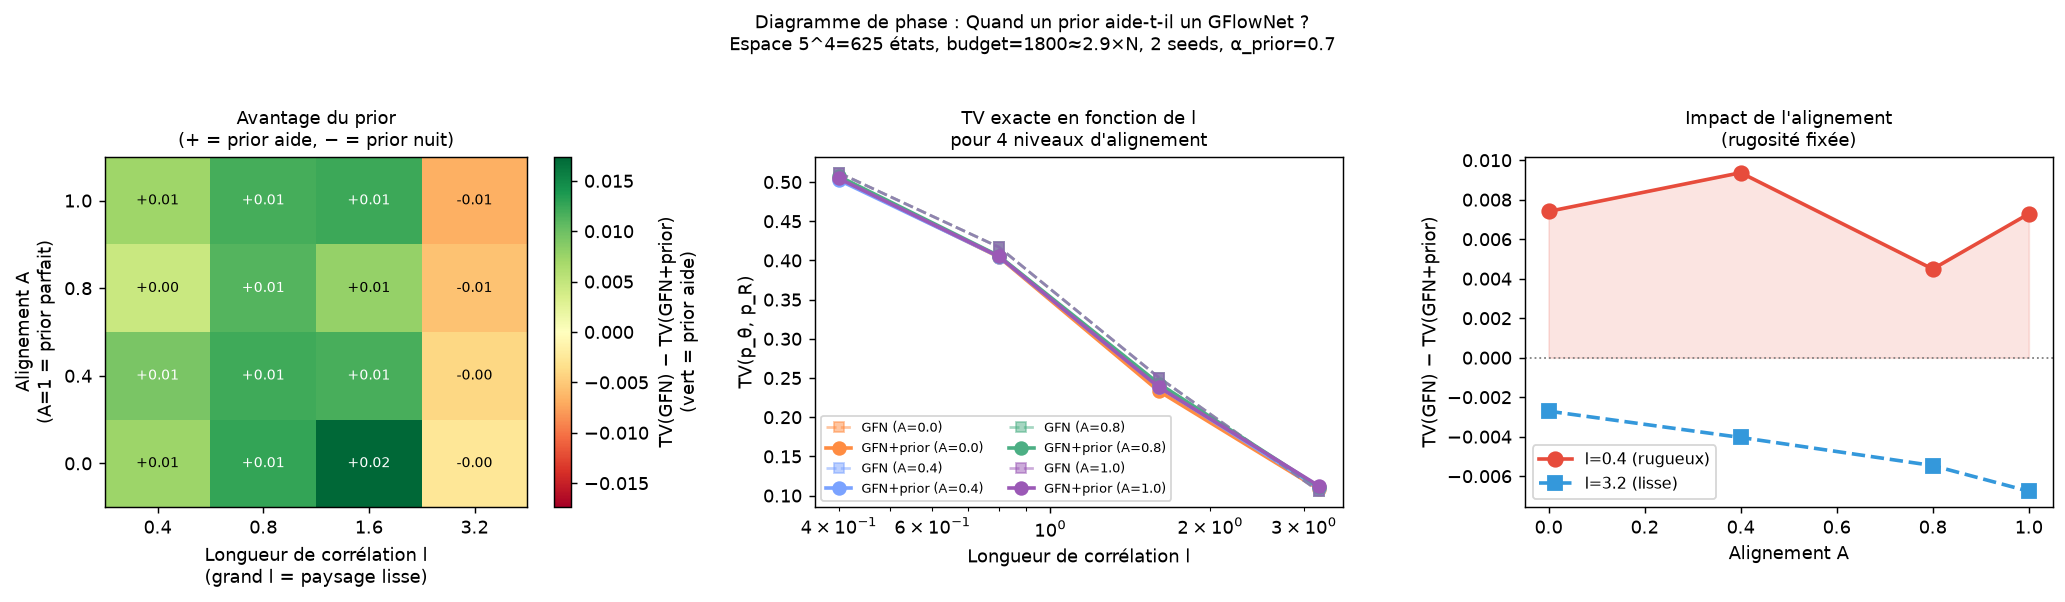

Recreate this plot in Python.
"""
phase2d.py — Diagramme de phase 2D : structure × alignement du prior.

Question : quand un prior structuré aide-t-il un GFlowNet ?
  - axe X : longueur de corrélation l (rugosité du paysage)
  - axe Y : alignement A (corrélation entre prior et récompense)

Avantage = TV(GFN sans prior) - TV(GFN avec prior)
  > 0 : le prior aide
  < 0 : le prior nuit

3 agents comparés :
  U  — Uniforme  (référence absolue)
  G0 — GFN sans prior (α=0 dans la loss)
  Gp — GFN avec prior (α=2.0 : prior amplifié dans le sampling initial)

Espace : {0..4}^4 = 625 états (énumérable)
Budget  : 1800 échantillons ≈ 2.9×N
"""
import numpy as np, torch, torch.nn as nn, itertools

D, K = 4, 5                                   # grille 5^4 = 625 états
STATES  = list(itertools.product(range(K), repeat=D))
COORDS  = np.array(STATES, dtype=float)
N       = len(STATES)                         # 625
IDX     = {s: i for i, s in enumerate(STATES)}

BUDGET   = 1800
BATCH    = 40
L_SCALES = [0.4, 0.8, 1.6, 3.2]
A_LEVELS = [0.0, 0.4, 0.8, 1.0]
SEEDS    = [0, 1]

# ── GP-RBF ────────────────────────────────────────────────────────────────────
def gp_sample(length_scale, seed):
    """Tirage d'un champ GP-RBF → vecteur sur les N états."""
    rng = np.random.default_rng(seed)
    sq  = ((COORDS[:, None, :] - COORDS[None, :, :]) ** 2).sum(-1)
    Cov = np.exp(-sq / (2 * length_scale ** 2)) + 1e-4 * np.eye(N)
    L   = np.linalg.cholesky(Cov)
    return L @ rng.standard_normal(N)

def make_reward(g):
    R = np.exp(1.5 * (g - g.mean()) / (g.std() + 1e-9))
    return R / R.sum()

def make_aligned_prior(g_reward, g_noise, A):
    """
    Mélange entre g_reward (aligné) et g_noise (orthogonal).
    A=1 → prior parfait ; A=0 → prior aléatoire non corrélé.
    """
    # orthogonaliser g_noise par rapport à g_reward
    g_r   = g_reward - g_reward.mean()
    g_n   = g_noise  - g_noise.mean()
    g_n  -= (g_n @ g_r / (g_r @ g_r + 1e-9)) * g_r     # résidu orthogonal
    g_n  /= (np.linalg.norm(g_n) + 1e-9)
    g_r  /= (np.linalg.norm(g_r) + 1e-9)

    g_prior = A * g_r + (1 - A) * g_n
    return g_prior / (np.linalg.norm(g_prior) + 1e-9)

# ── Architecture GFN ──────────────────────────────────────────────────────────
def enc(partial):
    v = np.zeros(D + D * K, dtype=np.float32)
    v[len(partial)] = 1.0
    for i, c in enumerate(partial):
        v[D + i * K + c] = 1.0
    return v

class Net(nn.Module):
    def __init__(self, h=128):
        super().__init__()
        self.body = nn.Sequential(nn.Linear(D + D * K, h), nn.ReLU(),
                                  nn.Linear(h, h), nn.ReLU(), nn.Linear(h, K))
        self.log_Z = nn.Parameter(torch.zeros(()))
    def forward(self, x):
        return self.body(x)

def logprobs(net, partials):
    return torch.log_softmax(
        net(torch.tensor(np.stack([enc(p) for p in partials]))), -1)

# ── prior_values : score du prior pour chaque état complet ───────────────────
def prior_values(g_prior_norm):
    """
    Transforme g_prior_norm (vecteur N) en prior de politique P_prior(x) :
    on calcule log P_prior(x) = log R_prior(x) / Z_prior où
    R_prior = exp(g_prior_norm * scale) (même normalisation que make_reward).
    Retourne un vecteur numpy de log-probabilités (sum = log 1).
    """
    scale = 1.5
    lv = scale * g_prior_norm
    lv -= np.max(lv)          # stabilité numérique
    lv -= np.log(np.exp(lv).sum())
    return lv                  # log P_prior(x) pour chaque état

# ── Sampling avec/sans prior ──────────────────────────────────────────────────
def sample(net, B, eps, log_prior_state=None, alpha_prior=0.0):
    """
    alpha_prior > 0 : lors de l'exploration epsilon, on tire selon un mélange
    politique × prior (soft guidance) pour orienter l'exploration.
    """
    partials = [[] for _ in range(B)]
    lpf      = torch.zeros(B)
    for t in range(D):
        lp = logprobs(net, partials)

        if np.random.rand() < eps:
            if log_prior_state is not None and alpha_prior > 0:
                # Calculer des poids du prior marginalisé au pas t
                prior_weights = np.zeros((B, K), dtype=np.float32)
                for b in range(B):
                    pref = partials[b]
                    for k in range(K):
                        # somme sur toutes les extensions de pref+[k]
                        total = 0.0
                        for s in STATES:
                            if s[:len(pref)+1] == tuple(pref + [k]):
                                total += np.exp(log_prior_state[IDX[s]])
                        prior_weights[b, k] = total + 1e-9
                    prior_weights[b] /= prior_weights[b].sum()
                # mélange : (1-α)*uniforme + α*prior
                uni = np.full((B, K), 1.0 / K, dtype=np.float32)
                mix = (1 - alpha_prior) * uni + alpha_prior * prior_weights
                mix = np.clip(mix, 1e-9, None)
                mix /= mix.sum(axis=1, keepdims=True)
                mix_t = torch.tensor(mix)
                a = torch.multinomial(mix_t, 1).squeeze(1)
            else:
                a = torch.randint(0, K, (B,))
        else:
            a = torch.multinomial(lp.exp(), 1).squeeze(1)

        lpf = lpf + lp.gather(1, a[:, None]).squeeze(1)
        for b in range(B):
            partials[b].append(int(a[b]))

    return partials, lpf

# ── Distribution exacte ───────────────────────────────────────────────────────
def exact_policy_dist(net):
    logp = torch.zeros(N)
    with torch.no_grad():
        for t in range(D):
            prefixes = [list(s[:t]) for s in STATES]
            lp  = logprobs(net, prefixes)
            nxt = torch.tensor([s[t] for s in STATES])
            logp = logp + lp.gather(1, nxt[:, None]).squeeze(1)
    p = logp.exp().numpy()
    return p / p.sum()

# ── Entraînement ─────────────────────────────────────────────────────────────
def train_eval(pR, log_prior_state, alpha_prior, train_seed):
    torch.manual_seed(train_seed); np.random.seed(train_seed)
    net = Net(); opt = torch.optim.Adam(net.parameters(), lr=5e-3)
    pR_lookup = {s: pR[i] for i, s in enumerate(STATES)}
    used = 0
    while used < BUDGET:
        eps = max(0.05, 0.4 * (1 - used / (BUDGET * 0.6)))
        seqs, lpf = sample(net, BATCH, eps,
                           log_prior_state=log_prior_state,
                           alpha_prior=alpha_prior)
        R    = torch.tensor([pR_lookup[tuple(s)] for s in seqs], dtype=torch.float32)
        loss = ((net.log_Z + lpf - torch.log(R + 1e-12)) ** 2).mean()
        opt.zero_grad(); loss.backward(); opt.step()
        used += BATCH
    pth = exact_policy_dist(net)
    tv  = 0.5 * np.abs(pth - pR).sum()
    return float(tv)

# ── Campagne ──────────────────────────────────────────────────────────────────
print(f"Espace : {N} états  |  budget = {BUDGET} ({BUDGET/N:.1f}×N)")
print(f"L_SCALES = {L_SCALES}")
print(f"A_LEVELS = {A_LEVELS}")
print(f"Seeds    = {SEEDS}\n")

# advantage[i_l, i_a] = TV(GFN) - TV(GFN+prior)  (>0 : prior aide)
advantage = np.zeros((len(L_SCALES), len(A_LEVELS)))
tv_gfn    = np.zeros((len(L_SCALES), len(A_LEVELS)))
tv_prior  = np.zeros((len(L_SCALES), len(A_LEVELS)))

header = f"{'l':>5} | {'A':>5} | {'TV_GFN':>8} | {'TV_prior':>8} | {'avantage':>9}"
print(header); print("-" * len(header))

for i_l, l in enumerate(L_SCALES):
    for i_a, A in enumerate(A_LEVELS):
        tvs_g, tvs_p = [], []
        for seed in SEEDS:
            g_reward = gp_sample(l, seed)
            g_noise  = gp_sample(l, seed + 100)   # champ indépendant
            pR       = make_reward(g_reward)

            g_prior  = make_aligned_prior(g_reward, g_noise, A)
            log_ps   = prior_values(g_prior)

            tv_g = train_eval(pR, log_prior_state=None, alpha_prior=0.0,
                              train_seed=seed)
            tv_p = train_eval(pR, log_prior_state=log_ps, alpha_prior=0.7,
                              train_seed=seed)
            tvs_g.append(tv_g); tvs_p.append(tv_p)

        tg = np.mean(tvs_g); tp = np.mean(tvs_p)
        adv = tg - tp
        tv_gfn[i_l, i_a]   = tg
        tv_prior[i_l, i_a] = tp
        advantage[i_l, i_a] = adv
        sign = "+" if adv >= 0 else ""
        print(f"{l:5.2f} | {A:5.2f} | {tg:8.3f}   | {tp:8.3f}   | {sign}{adv:.3f}")

# ── Sauvegarde numérique ──────────────────────────────────────────────────────
np.savez("/home/user/curly-enigma/phase2d.npz",
         advantage=advantage, tv_gfn=tv_gfn, tv_prior=tv_prior,
         L_SCALES=L_SCALES, A_LEVELS=A_LEVELS)
print("\nphase2d.npz écrit")

# ── Figure ────────────────────────────────────────────────────────────────────
import matplotlib
matplotlib.use("Agg")
import matplotlib.pyplot as plt
import matplotlib.colors as mcolors

fig, axes = plt.subplots(1, 3, figsize=(16, 4.5))

L_arr = np.array(L_SCALES)
A_arr = np.array(A_LEVELS)

vmax = np.abs(advantage).max()
norm = mcolors.TwoSlopeNorm(vmin=-vmax, vcenter=0, vmax=vmax)

# ── Heatmap avantage ─────────────────────────────────────────────────────────
ax = axes[0]
im = ax.imshow(advantage.T, aspect="auto", origin="lower",
               cmap="RdYlGn", norm=norm,
               extent=[0, len(L_SCALES), 0, len(A_LEVELS)])
plt.colorbar(im, ax=ax, label="TV(GFN) − TV(GFN+prior)\n(vert = prior aide)")
ax.set_xticks(np.arange(len(L_SCALES)) + 0.5)
ax.set_xticklabels([f"{l:.1f}" for l in L_SCALES])
ax.set_yticks(np.arange(len(A_LEVELS)) + 0.5)
ax.set_yticklabels([f"{a:.1f}" for a in A_LEVELS])
ax.set_xlabel("Longueur de corrélation l\n(grand l = paysage lisse)")
ax.set_ylabel("Alignement A\n(A=1 = prior parfait)")
ax.set_title("Avantage du prior\n(+ = prior aide, − = prior nuit)", fontsize=10)
for i_l in range(len(L_SCALES)):
    for i_a in range(len(A_LEVELS)):
        adv = advantage[i_l, i_a]
        sign = "+" if adv >= 0 else ""
        ax.text(i_l + 0.5, i_a + 0.5, f"{sign}{adv:.2f}",
                ha="center", va="center", fontsize=8,
                color="black" if abs(adv) < 0.5 * vmax else "white")

# ── TV GFN vs GFN+prior par A (une ligne par A) ──────────────────────────────
ax = axes[1]
colors_A = ["#ff8c42", "#7aa2ff", "#4caf84", "#9b59b6"]
for i_a, A in enumerate(A_LEVELS):
    ax.plot(L_arr, tv_gfn[:, i_a], "s--", color=colors_A[i_a],
            alpha=0.5, lw=1.5, ms=6, label=f"GFN (A={A:.1f})")
    ax.plot(L_arr, tv_prior[:, i_a], "o-", color=colors_A[i_a],
            lw=2, ms=7, label=f"GFN+prior (A={A:.1f})")
ax.set_xscale("log")
ax.set_xlabel("Longueur de corrélation l")
ax.set_ylabel("TV(p_θ, p_R)")
ax.set_title("TV exacte en fonction de l\npour 4 niveaux d'alignement", fontsize=10)
ax.legend(fontsize=7, ncol=2)

# ── Coupe à l=0.4 (rugosité maximale) : rôle de A ────────────────────────────
ax = axes[2]
i_l_rough = 0   # l=0.4 (le plus rugueux)
i_l_smooth = -1  # l=3.2 (le plus lisse)
ax.plot(A_arr, advantage[i_l_rough, :],  "o-",  color="#e74c3c", lw=2,
        ms=8, label=f"l={L_SCALES[i_l_rough]} (rugueux)")
ax.plot(A_arr, advantage[i_l_smooth, :], "s--", color="#3498db", lw=2,
        ms=8, label=f"l={L_SCALES[i_l_smooth]} (lisse)")
ax.axhline(0, c="gray", ls=":", lw=1)
ax.fill_between(A_arr, advantage[i_l_rough, :], 0,
                where=advantage[i_l_rough, :] > 0,
                alpha=0.15, color="#e74c3c")
ax.fill_between(A_arr, advantage[i_l_rough, :], 0,
                where=advantage[i_l_rough, :] < 0,
                alpha=0.15, color="red")
ax.set_xlabel("Alignement A")
ax.set_ylabel("TV(GFN) − TV(GFN+prior)")
ax.set_title("Impact de l'alignement\n(rugosité fixée)", fontsize=10)
ax.legend(fontsize=9)

plt.suptitle(
    "Diagramme de phase : Quand un prior aide-t-il un GFlowNet ?\n"
    f"Espace {K}^{D}={N} états, budget={BUDGET}≈{BUDGET/N:.1f}×N, "
    f"{len(SEEDS)} seeds, α_prior=0.7",
    fontsize=10, y=1.02
)
plt.tight_layout()
out = "/home/user/curly-enigma/phase2d.png"
plt.savefig(out, dpi=130, bbox_inches="tight")
print(f"Figure → {out}")
